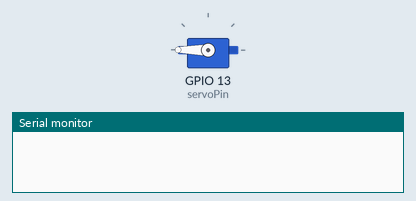
Simulated run of this sketch. Board: ESP32. Parts: servo, the last lines printed to the serial monitor.

Above: at 0.05 s.
At 6.0 s:
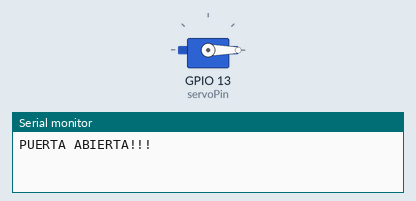
Timing chart, 0 to 7.8 s (numbered marks = the images above):
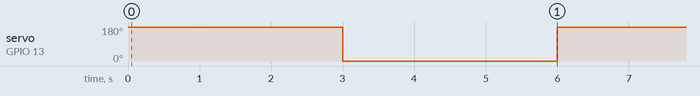

Measured:
- by itself, servo on GPIO 13 (servoPin): alternates 180° for 3.0 s and 0° for 3.0 s

The sketch:

SERVOMOTOR.ino
```cpp
#include <ESP32Servo.h>

Servo myservo;
int servoPin = 13;

void setup() {
  Serial.begin(9600);                   // Inicia la comunicación serial
  ESP32PWM::allocateTimer(0);           // Asigna un temporizador para el PWM del servo
  myservo.setPeriodHertz(50);           // Configura la frecuencia del servo a 50 Hz
  myservo.attach(servoPin, 1000, 2000); // Asocia el servo al pin 13 con un rango de pulso
}

void loop() {
  // Abrir la puerta (mover el servo a 90 grados)
  myservo.write(180);                    // Mueve el servo a 90 grados
  delay(3000);                          // Espera 3 segundos con la puerta abierta
  Serial.println("PUERTA ABIERTA!!!");  // Imprime el mensaje en la consola serial

  // Cerrar la puerta (mover el servo a 0 grados)
  myservo.write(0);                     // Mueve el servo a 0 grados (cerrar la puerta)
  delay(3000);                          // Espera 3 segundos con la puerta cerrada
  Serial.println("PUERTA CERRADA!!!");  // Imprime el mensaje en la consola serial
}
```
